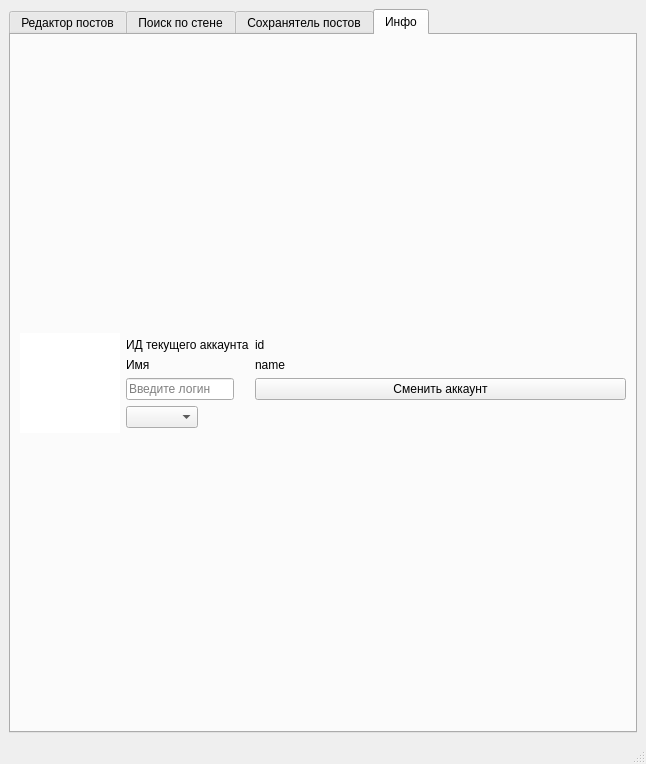
<?xml version="1.0" encoding="UTF-8"?>
<ui version="4.0">
 <class>MainWindow</class>
 <widget class="QMainWindow" name="MainWindow">
  <property name="geometry">
   <rect>
    <x>0</x>
    <y>0</y>
    <width>646</width>
    <height>764</height>
   </rect>
  </property>
  <property name="windowTitle">
   <string>Утилиты для ВК</string>
  </property>
  <widget class="QWidget" name="centralwidget">
   <layout class="QVBoxLayout" name="verticalLayout_4">
    <item>
     <widget class="QTabWidget" name="tabWidget">
      <property name="currentIndex">
       <number>3</number>
      </property>
      <widget class="QWidget" name="tab_vkeditor">
       <attribute name="title">
        <string>Редактор постов</string>
       </attribute>
       <layout class="QVBoxLayout" name="verticalLayout">
        <item>
         <widget class="QGroupBox" name="vked_postBox">
          <property name="enabled">
           <bool>true</bool>
          </property>
          <property name="title">
           <string>Ссылка на пост</string>
          </property>
          <property name="alignment">
           <set>Qt::AlignCenter</set>
          </property>
          <layout class="QHBoxLayout" name="horizontalLayout">
           <item>
            <widget class="QLineEdit" name="vked_postLink"/>
           </item>
           <item>
            <widget class="QPushButton" name="vked_getPostButton">
             <property name="text">
              <string>Применить</string>
             </property>
            </widget>
           </item>
          </layout>
         </widget>
        </item>
        <item>
         <widget class="QGroupBox" name="vked_postParametersBox">
          <property name="title">
           <string>Параметры поста</string>
          </property>
          <property name="alignment">
           <set>Qt::AlignCenter</set>
          </property>
          <layout class="QFormLayout" name="formLayout_2">
           <item row="0" column="0">
            <widget class="QLabel" name="vked_owner_idLabel">
             <property name="toolTip">
              <string>owner_id</string>
             </property>
             <property name="text">
              <string>ИД владельца</string>
             </property>
            </widget>
           </item>
           <item row="0" column="1">
            <widget class="QLabel" name="vked_owner_id">
             <property name="text">
              <string>owner_id</string>
             </property>
            </widget>
           </item>
           <item row="1" column="0">
            <widget class="QLabel" name="vked_messageLabel">
             <property name="toolTip">
              <string>message</string>
             </property>
             <property name="text">
              <string>Сообщение</string>
             </property>
            </widget>
           </item>
           <item row="1" column="1">
            <widget class="QTextEdit" name="vked_message">
             <property name="sizePolicy">
              <sizepolicy hsizetype="Expanding" vsizetype="Preferred">
               <horstretch>0</horstretch>
               <verstretch>0</verstretch>
              </sizepolicy>
             </property>
             <property name="minimumSize">
              <size>
               <width>0</width>
               <height>0</height>
              </size>
             </property>
             <property name="acceptDrops">
              <bool>true</bool>
             </property>
             <property name="acceptRichText">
              <bool>false</bool>
             </property>
            </widget>
           </item>
           <item row="2" column="0">
            <widget class="QLabel" name="vked_attachmenntsLabel">
             <property name="sizePolicy">
              <sizepolicy hsizetype="Preferred" vsizetype="Preferred">
               <horstretch>0</horstretch>
               <verstretch>0</verstretch>
              </sizepolicy>
             </property>
             <property name="toolTip">
              <string>attachments</string>
             </property>
             <property name="text">
              <string>Вложения</string>
             </property>
            </widget>
           </item>
           <item row="2" column="1">
            <layout class="QVBoxLayout" name="verticalLayout_3">
             <item>
              <widget class="QTableWidget" name="vked_attachments">
               <property name="sizePolicy">
                <sizepolicy hsizetype="Expanding" vsizetype="Preferred">
                 <horstretch>0</horstretch>
                 <verstretch>0</verstretch>
                </sizepolicy>
               </property>
               <property name="sizeAdjustPolicy">
                <enum>QAbstractScrollArea::AdjustToContents</enum>
               </property>
               <property name="dragEnabled">
                <bool>true</bool>
               </property>
               <property name="dragDropOverwriteMode">
                <bool>false</bool>
               </property>
               <property name="dragDropMode">
                <enum>QAbstractItemView::DragDrop</enum>
               </property>
               <property name="defaultDropAction">
                <enum>Qt::MoveAction</enum>
               </property>
               <property name="alternatingRowColors">
                <bool>false</bool>
               </property>
               <property name="selectionBehavior">
                <enum>QAbstractItemView::SelectRows</enum>
               </property>
               <property name="rowCount">
                <number>0</number>
               </property>
               <property name="columnCount">
                <number>2</number>
               </property>
               <column>
                <property name="text">
                 <string>type</string>
                </property>
               </column>
               <column>
                <property name="text">
                 <string>attachment</string>
                </property>
               </column>
              </widget>
             </item>
             <item>
              <widget class="QPushButton" name="vked_addAttachButton">
               <property name="sizePolicy">
                <sizepolicy hsizetype="Minimum" vsizetype="Fixed">
                 <horstretch>0</horstretch>
                 <verstretch>0</verstretch>
                </sizepolicy>
               </property>
               <property name="sizeIncrement">
                <size>
                 <width>0</width>
                 <height>0</height>
                </size>
               </property>
               <property name="text">
                <string>Добавить вложение</string>
               </property>
              </widget>
             </item>
            </layout>
           </item>
           <item row="3" column="0">
            <widget class="QCheckBox" name="vked_signed_2">
             <property name="toolTip">
              <string>signed</string>
             </property>
             <property name="text">
              <string>Подпись от автора</string>
             </property>
            </widget>
           </item>
           <item row="4" column="0">
            <widget class="QLabel" name="vked_publish_dateLabel">
             <property name="toolTip">
              <string>publish_date</string>
             </property>
             <property name="text">
              <string>Дата публикации</string>
             </property>
            </widget>
           </item>
           <item row="4" column="1">
            <widget class="QDateTimeEdit" name="vked_publish_date"/>
           </item>
           <item row="5" column="0">
            <widget class="QLabel" name="vked_post_idLabel">
             <property name="toolTip">
              <string>post_id</string>
             </property>
             <property name="text">
              <string>ИД поста</string>
             </property>
            </widget>
           </item>
           <item row="5" column="1">
            <widget class="QLabel" name="vked_post_id">
             <property name="text">
              <string>post_id</string>
             </property>
             <property name="textInteractionFlags">
              <set>Qt::LinksAccessibleByMouse|Qt::TextSelectableByKeyboard|Qt::TextSelectableByMouse</set>
             </property>
            </widget>
           </item>
           <item row="6" column="0">
            <widget class="QCheckBox" name="vked_mark_as_ads">
             <property name="toolTip">
              <string>mark_as_ads</string>
             </property>
             <property name="text">
              <string>Это реклама</string>
             </property>
            </widget>
           </item>
           <item row="7" column="0">
            <widget class="QCheckBox" name="vked_close_comments">
             <property name="toolTip">
              <string>close_comments</string>
             </property>
             <property name="text">
              <string>Закрыть комментарии</string>
             </property>
            </widget>
           </item>
           <item row="8" column="0">
            <widget class="QLabel" name="vked_copyrightLabel">
             <property name="toolTip">
              <string>copyright</string>
             </property>
             <property name="text">
              <string>Источник</string>
             </property>
            </widget>
           </item>
           <item row="8" column="1">
            <widget class="QLineEdit" name="vked_copyright">
             <property name="sizePolicy">
              <sizepolicy hsizetype="Preferred" vsizetype="Fixed">
               <horstretch>0</horstretch>
               <verstretch>0</verstretch>
              </sizepolicy>
             </property>
            </widget>
           </item>
          </layout>
         </widget>
        </item>
        <item>
         <widget class="QPushButton" name="vked_previewButton">
          <property name="sizePolicy">
           <sizepolicy hsizetype="Minimum" vsizetype="Fixed">
            <horstretch>0</horstretch>
            <verstretch>0</verstretch>
           </sizepolicy>
          </property>
          <property name="minimumSize">
           <size>
            <width>0</width>
            <height>0</height>
           </size>
          </property>
          <property name="text">
           <string>Предпросмотр</string>
          </property>
         </widget>
        </item>
        <item>
         <widget class="QPushButton" name="vked_postButton">
          <property name="text">
           <string>Опубликовать</string>
          </property>
         </widget>
        </item>
       </layout>
      </widget>
      <widget class="QWidget" name="tab_vksearchpostponed">
       <attribute name="title">
        <string>Поиск по стене</string>
       </attribute>
       <layout class="QVBoxLayout" name="verticalLayout_5">
        <item>
         <widget class="QLineEdit" name="vkspp_publicLineEdit">
          <property name="inputMethodHints">
           <set>Qt::ImhLatinOnly</set>
          </property>
          <property name="placeholderText">
           <string>Ссылка на паблик</string>
          </property>
         </widget>
        </item>
        <item>
         <widget class="QPlainTextEdit" name="vkspp_plainTextEdit">
          <property name="sizePolicy">
           <sizepolicy hsizetype="Expanding" vsizetype="Maximum">
            <horstretch>0</horstretch>
            <verstretch>0</verstretch>
           </sizepolicy>
          </property>
          <property name="minimumSize">
           <size>
            <width>0</width>
            <height>50</height>
           </size>
          </property>
          <property name="maximumSize">
           <size>
            <width>16777215</width>
            <height>50</height>
           </size>
          </property>
          <property name="sizeIncrement">
           <size>
            <width>0</width>
            <height>0</height>
           </size>
          </property>
          <property name="baseSize">
           <size>
            <width>0</width>
            <height>0</height>
           </size>
          </property>
          <property name="placeholderText">
           <string>Введите искомый текст</string>
          </property>
         </widget>
        </item>
        <item>
         <widget class="QCheckBox" name="vkspp_textdescCheckBox">
          <property name="text">
           <string>Искать в тексте поста</string>
          </property>
          <property name="checked">
           <bool>true</bool>
          </property>
         </widget>
        </item>
        <item>
         <widget class="QCheckBox" name="vkspp_attachCheckBox">
          <property name="text">
           <string>Искать в описаниях вложений</string>
          </property>
          <property name="checked">
           <bool>true</bool>
          </property>
         </widget>
        </item>
        <item>
         <widget class="QRadioButton" name="vkspp_postponed_radioButton">
          <property name="text">
           <string>Отложка</string>
          </property>
          <property name="checked">
           <bool>true</bool>
          </property>
         </widget>
        </item>
        <item>
         <widget class="QRadioButton" name="vkspp_suggests_radioButton">
          <property name="text">
           <string>Предложка</string>
          </property>
         </widget>
        </item>
        <item>
         <widget class="QPushButton" name="vkspp_pushButton">
          <property name="enabled">
           <bool>false</bool>
          </property>
          <property name="text">
           <string>Искать</string>
          </property>
         </widget>
        </item>
        <item>
         <widget class="QGroupBox" name="vkspp_respGroupBox">
          <property name="enabled">
           <bool>false</bool>
          </property>
          <property name="title">
           <string>Найденные посты</string>
          </property>
          <layout class="QVBoxLayout" name="verticalLayout_6">
           <item>
            <widget class="QTableWidget" name="vkspp_respTableWidget">
             <property name="enabled">
              <bool>false</bool>
             </property>
             <property name="sizeAdjustPolicy">
              <enum>QAbstractScrollArea::AdjustToContents</enum>
             </property>
             <property name="editTriggers">
              <set>QAbstractItemView::NoEditTriggers</set>
             </property>
             <property name="dragEnabled">
              <bool>true</bool>
             </property>
             <property name="columnCount">
              <number>4</number>
             </property>
             <attribute name="horizontalHeaderCascadingSectionResizes">
              <bool>true</bool>
             </attribute>
             <column>
              <property name="text">
               <string>Ссылка</string>
              </property>
             </column>
             <column>
              <property name="text">
               <string>Время</string>
              </property>
             </column>
             <column>
              <property name="text">
               <string>Вложений</string>
              </property>
             </column>
             <column>
              <property name="text">
               <string>Автор</string>
              </property>
             </column>
            </widget>
           </item>
           <item>
            <widget class="QProgressBar" name="vkspp_progressBar">
             <property name="minimum">
              <number>0</number>
             </property>
             <property name="maximum">
              <number>1</number>
             </property>
             <property name="value">
              <number>0</number>
             </property>
             <property name="textVisible">
              <bool>false</bool>
             </property>
             <property name="format">
              <string>%v/%m</string>
             </property>
            </widget>
           </item>
           <item>
            <layout class="QHBoxLayout" name="horizontalLayout_3">
             <item>
              <widget class="QPushButton" name="vkspp_htmlGenButton">
               <property name="sizePolicy">
                <sizepolicy hsizetype="Expanding" vsizetype="Fixed">
                 <horstretch>0</horstretch>
                 <verstretch>0</verstretch>
                </sizepolicy>
               </property>
               <property name="text">
                <string>Генерировать HTML</string>
               </property>
              </widget>
             </item>
             <item>
              <widget class="QLabel" name="label">
               <property name="text">
                <string>C </string>
               </property>
              </widget>
             </item>
             <item>
              <widget class="QSpinBox" name="vkspp_fromSpinBox">
               <property name="minimum">
                <number>1</number>
               </property>
               <property name="maximum">
                <number>1</number>
               </property>
              </widget>
             </item>
             <item>
              <widget class="QLabel" name="label_2">
               <property name="text">
                <string> до </string>
               </property>
              </widget>
             </item>
             <item>
              <widget class="QSpinBox" name="vkspp_toSpinBox">
               <property name="minimum">
                <number>1</number>
               </property>
               <property name="maximum">
                <number>1</number>
               </property>
               <property name="displayIntegerBase">
                <number>10</number>
               </property>
              </widget>
             </item>
            </layout>
           </item>
          </layout>
         </widget>
        </item>
       </layout>
      </widget>
      <widget class="QWidget" name="tab_vkpostsaver">
       <attribute name="title">
        <string>Сохранятель постов</string>
       </attribute>
       <layout class="QVBoxLayout" name="verticalLayout_7">
        <item>
         <widget class="QGroupBox" name="vkps_postBox">
          <property name="enabled">
           <bool>true</bool>
          </property>
          <property name="title">
           <string>Ссылка на пост</string>
          </property>
          <property name="alignment">
           <set>Qt::AlignCenter</set>
          </property>
          <layout class="QHBoxLayout" name="horizontalLayout_2">
           <item>
            <widget class="QLineEdit" name="vkps_postLink"/>
           </item>
           <item>
            <widget class="QPushButton" name="vkps_getPostButton">
             <property name="text">
              <string>Применить</string>
             </property>
            </widget>
           </item>
          </layout>
         </widget>
        </item>
        <item>
         <widget class="QGroupBox" name="vkps_fileBox">
          <property name="title">
           <string>Папка</string>
          </property>
          <property name="alignment">
           <set>Qt::AlignCenter</set>
          </property>
          <layout class="QHBoxLayout" name="horizontalLayout_4">
           <item>
            <widget class="QLineEdit" name="vkps_fileEdit"/>
           </item>
           <item>
            <widget class="QToolButton" name="vkps_fileButton">
             <property name="text">
              <string>Выберите папку</string>
             </property>
            </widget>
           </item>
          </layout>
         </widget>
        </item>
        <item>
         <widget class="QPushButton" name="vkps_downloadButton">
          <property name="text">
           <string>Скачать</string>
          </property>
         </widget>
        </item>
        <item>
         <widget class="QProgressBar" name="vkps_progressBar">
          <property name="value">
           <number>0</number>
          </property>
         </widget>
        </item>
       </layout>
      </widget>
      <widget class="QWidget" name="tab_info">
       <property name="sizePolicy">
        <sizepolicy hsizetype="Preferred" vsizetype="Preferred">
         <horstretch>0</horstretch>
         <verstretch>0</verstretch>
        </sizepolicy>
       </property>
       <attribute name="title">
        <string>Инфо</string>
       </attribute>
       <layout class="QVBoxLayout" name="verticalLayout_8">
        <item>
         <layout class="QHBoxLayout" name="info_1_hor">
          <property name="sizeConstraint">
           <enum>QLayout::SetDefaultConstraint</enum>
          </property>
          <property name="leftMargin">
           <number>0</number>
          </property>
          <property name="topMargin">
           <number>0</number>
          </property>
          <property name="bottomMargin">
           <number>0</number>
          </property>
          <item>
           <widget class="QGraphicsView" name="info_ava">
            <property name="sizePolicy">
             <sizepolicy hsizetype="Expanding" vsizetype="Expanding">
              <horstretch>0</horstretch>
              <verstretch>0</verstretch>
             </sizepolicy>
            </property>
            <property name="maximumSize">
             <size>
              <width>100</width>
              <height>100</height>
             </size>
            </property>
            <property name="sizeIncrement">
             <size>
              <width>0</width>
              <height>0</height>
             </size>
            </property>
            <property name="layoutDirection">
             <enum>Qt::LeftToRight</enum>
            </property>
            <property name="frameShape">
             <enum>QFrame::NoFrame</enum>
            </property>
            <property name="frameShadow">
             <enum>QFrame::Sunken</enum>
            </property>
            <property name="lineWidth">
             <number>1</number>
            </property>
            <property name="verticalScrollBarPolicy">
             <enum>Qt::ScrollBarAlwaysOff</enum>
            </property>
            <property name="horizontalScrollBarPolicy">
             <enum>Qt::ScrollBarAlwaysOff</enum>
            </property>
            <property name="sizeAdjustPolicy">
             <enum>QAbstractScrollArea::AdjustToContents</enum>
            </property>
            <property name="alignment">
             <set>Qt::AlignCenter</set>
            </property>
            <property name="transformationAnchor">
             <enum>QGraphicsView::AnchorViewCenter</enum>
            </property>
           </widget>
          </item>
          <item>
           <layout class="QFormLayout" name="info_1_form">
            <property name="labelAlignment">
             <set>Qt::AlignLeading|Qt::AlignLeft|Qt::AlignVCenter</set>
            </property>
            <property name="formAlignment">
             <set>Qt::AlignLeading|Qt::AlignLeft|Qt::AlignVCenter</set>
            </property>
            <item row="0" column="0">
             <widget class="QLabel" name="info_1_id_label">
              <property name="text">
               <string>ИД текущего аккаунта</string>
              </property>
             </widget>
            </item>
            <item row="0" column="1">
             <widget class="QLabel" name="info_1_id">
              <property name="text">
               <string>id</string>
              </property>
             </widget>
            </item>
            <item row="1" column="0">
             <widget class="QLabel" name="info_1_name_label">
              <property name="text">
               <string>Имя</string>
              </property>
             </widget>
            </item>
            <item row="1" column="1">
             <widget class="QLabel" name="info_1_name">
              <property name="text">
               <string>name</string>
              </property>
             </widget>
            </item>
            <item row="2" column="0">
             <widget class="QLineEdit" name="info_1_auth_lineEdit">
              <property name="placeholderText">
               <string>Введите логин</string>
              </property>
             </widget>
            </item>
            <item row="2" column="1">
             <widget class="QPushButton" name="info_1_auth_pushButton">
              <property name="sizePolicy">
               <sizepolicy hsizetype="Preferred" vsizetype="Preferred">
                <horstretch>0</horstretch>
                <verstretch>0</verstretch>
               </sizepolicy>
              </property>
              <property name="text">
               <string>Сменить аккаунт</string>
              </property>
             </widget>
            </item>
            <item row="3" column="0">
             <widget class="QComboBox" name="info_1_accountsBox"/>
            </item>
           </layout>
          </item>
         </layout>
        </item>
       </layout>
      </widget>
     </widget>
    </item>
   </layout>
  </widget>
  <widget class="QStatusBar" name="statusBar"/>
 </widget>
 <resources/>
 <connections/>
</ui>
